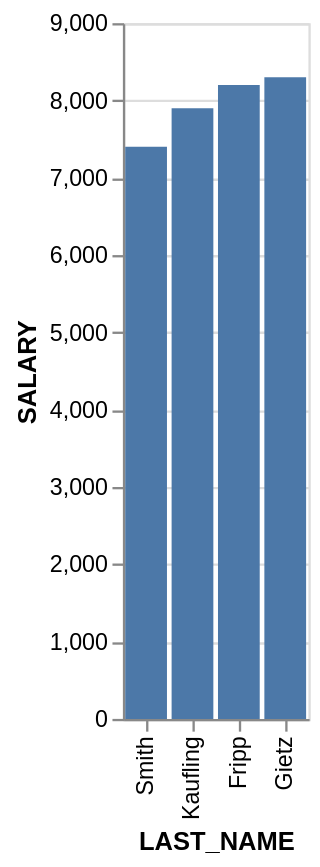

Source (Vega-Lite JSON):
### Vega-Lite specification from a JSON file in a GitHub repository (floating-point values rounded to 4 significant figures)
{"data": {"values": [{"x_data": "Smith", "y_data": 7400}, {"x_data": "Kaufling", "y_data": 7900}, {"x_data": "Fripp", "y_data": 8200}, {"x_data": "Gietz", "y_data": 8300}]}, "mark": "bar", "encoding": {"x": {"field": "x_data", "type": "nominal", "title": "LAST_NAME", "sort": {"op": "sum", "field": "y_data", "order": "ascending"}}, "y": {"field": "y_data", "type": "quantitative", "title": "SALARY"}}}
